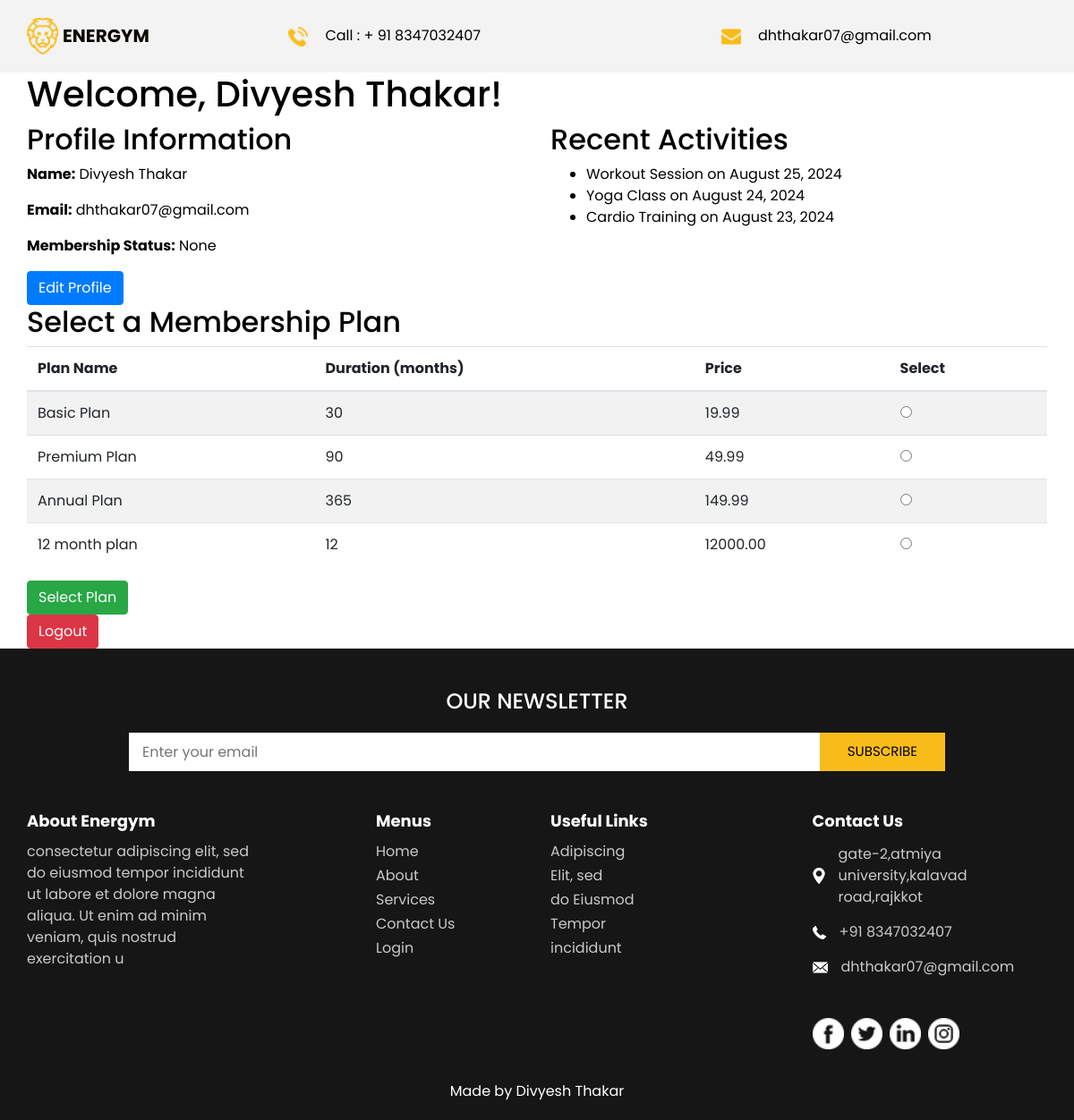
The page /GYM-2/dashboard.php (signed in) on the database its author committed.
### tables this page shows
CREATE TABLE `users` (
  `id` int(11) NOT NULL,
  `fullname` varchar(50) NOT NULL,
  `email` varchar(100) NOT NULL,
  `password` varchar(255) NOT NULL,
  `Address` int(50) NOT NULL,
  `role` enum('user','admin') DEFAULT 'user',
  `membership_plan_id` int(11) DEFAULT NULL
);

CREATE TABLE `memberships` (
  `id` int(11) NOT NULL,
  `plan_name` varchar(100) NOT NULL,
  `duration` int(11) NOT NULL,
  `price` decimal(10,2) NOT NULL,
  `created_at` timestamp NOT NULL DEFAULT current_timestamp()
);

### GYM-2/dashboard.php (the view, shortened to what this page needs)
<?php
include('db.php');
$user_id = $_SESSION['user_id'];
$query = "SELECT * FROM users WHERE id = $user_id";
$result = $conn->query($query);
if ($result->num_rows > 0) {
    $user = $result->fetch_assoc();
} else {
    echo "Error fetching user data.";
}
$plan_name = "None";
$plans_query = "SELECT * FROM memberships";
$plans_result = $conn->query($plans_query);
?>
<!DOCTYPE html>
<html lang="en">
<head>
    <link rel="stylesheet" type="text/css" href="css/bootstrap.css">
    <link rel="stylesheet" type="text/css" href="css/style.css">
  <link rel="stylesheet" type="text/css" href="css/bootstrap.css" />
<link href="css/style.css" rel="stylesheet" />
<link href="css/responsive.css" rel="stylesheet" />
</head>
<body>
<?php include("header.php"); ?>
    <div class="container">
        <h1>Welcome, <?php echo htmlspecialchars($user['fullname']); ?>!</h1>
        <div class="row">
            <div class="col-md-6">
                <h2>Profile Information</h2>
                <p><strong>Name:</strong> <?php echo htmlspecialchars($user['fullname']); ?></p>
                <p><strong>Email:</strong> <?php echo htmlspecialchars($user['email']); ?></p>
                <p><strong>Membership Status:</strong> <?php echo htmlspecialchars($plan_name); ?></p>
                <a href="edit-profile.php" class="btn btn-primary">Edit Profile</a>
            </div>
            <div class="col-md-6">
                <h2>Recent Activities</h2>
                <ul>
                    <li>Workout Session on August 25, 2024</li>
                    <li>Yoga Class on August 24, 2024</li>
                    <li>Cardio Training on August 23, 2024</li>
                </ul>
            </div>
        </div>
        <div class="row">
            <div class="col-md-12">
                <h2>Select a Membership Plan</h2>
                <form method="POST" action="select_plan.php">
                    <table class="table table-striped">
                        <thead>
                            <tr>
                                <th>Plan Name</th>
                                <th>Duration (months)</th>
                                <th>Price</th>
                                <th>Select</th>
                            </tr>
                        </thead>
                        <tbody>
                            <?php if ($plans_result->num_rows > 0): ?>
                                <?php while ($plan = $plans_result->fetch_assoc()): ?>
                                    <tr>
                                        <td><?php echo htmlspecialchars($plan['plan_name']); ?></td>
                                        <td><?php echo htmlspecialchars($plan['duration']); ?></td>
                                        <td><?php echo htmlspecialchars($plan['price']); ?></td>
                                        <td>
                                            <input type="radio" name="selected_plan" value="<?php echo $plan['id']; ?>" required>
                                        </td>
                                    </tr>
                                <?php endwhile; ?>
                            <?php else: ?>
                                <tr>
                                    <td colspan="4">No membership plans available.</td>
                                </tr>
                            <?php endif; ?>
                        </tbody>
                    </table>
                    <input type="submit" value="Select Plan" class="btn btn-success">
                </form>
            </div>
        </div>
        <div class="row">
            <div class="col-md-12">
                <a href="logout.php" class="btn btn-danger">Logout</a>
            </div>
        </div>
    </div>
<?php include("footer.php"); ?>
</body>
</html>

### GYM-2/header.php (shortened to what this page needs)
    <html>
        <head><meta charset="UTF-8">
    <link rel="stylesheet" type="text/css" href="../css/bootstrap.css">
    <link rel="stylesheet" type="text/css" href="../css/style.css">
  <link rel="stylesheet" type="text/css" href="css/bootstrap.css" />
<link href="../css/style.css" rel="stylesheet" />
<link href="../css/responsive.css" rel="stylesheet" /></head>
        <body>
    <header class="header_section">
      <div class="container">
        <nav class="navbar navbar-expand-lg custom_nav-container">
          <a class="navbar-brand"  href="index.php">
            <img src="images/logo.png" alt="" />
            <span>
              Energym
            </span>
          </a>
          <div class="contact_nav" id="">
            <ul class="navbar-nav ">
              <li class="nav-item">
                <a class="nav-link" href="service.php">
                  <img src="images/call.png" alt="" />
                  <span>Call : + 91 8347032407</span>
                </a>
              </li>
              <li class="nav-item">
                <a class="nav-link" href="service.php">
                  <img src="images/envelope.png" alt="" />
                  <span>dhthakar07@gmail.com</span>
                </a>
              </li>
            </ul>
          </div>
        </nav>
      </div>
    </header>
</body>
</html>

### GYM-2/footer.php (shortened to what this page needs)
 <html><head><meta charset="UTF-8">
    <link rel="stylesheet" type="text/css" href="../css/bootstrap.css">
    <link rel="stylesheet" type="text/css" href="../css/style.css">
  <link rel="stylesheet" type="text/css" href="css/bootstrap.css" />
<link href="../css/style.css" rel="stylesheet" />
<link href="../css/responsive.css" rel="stylesheet" /></head><body>
  <section class="info_section layout_padding2-top">
    <div class="container">
      <div class="info_form">
        <h4>
          Our Newsletter
        </h4>
        <form action="">
          <input type="text" placeholder="Enter your email">
          <div class="d-flex justify-content-end">
            <button>
              subscribe
            </button>
          </div>
        </form>
      </div>
    </div>
    <div class="container">
      <div class="row">
        <div class="col-md-3">
          <h6>
            About Energym
          </h6>
          <p>
            consectetur adipiscing elit, sed do eiusmod tempor incididunt ut labore et dolore magna aliqua. Ut enim ad
            minim veniam, quis nostrud exercitation u
          </p>
        </div>
        <div class="col-md-2 offset-md-1">
          <h6>
            Menus
          </h6>
          <ul>
            <li class=" active">
              <a class="" href="index.html">Home <span class="sr-only">(current)</span></a>
            </li>
            <li class="">
              <a class="" href="about.html">About </a>
            </li>
            <li class="">
              <a class="" href="service.html">Services </a>
            </li>
            <li class="">
              <a class="" href="#contactSection">Contact Us</a>
            </li>
            <li class="">
              <a class="" href="#">Login</a>
            </li>
          </ul>
        </div>
        <div class="col-md-3">
          <h6>
            Useful Links
          </h6>
          <ul>
            <li>
              <a href="">
                Adipiscing
              </a>
            </li>
            <li>
              <a href="">
                Elit, sed
              </a>
            </li>
            <li>
              <a href="">
                do Eiusmod
              </a>
            </li>
            <li>
              <a href="">
                Tempor
              </a>
            </li>
            <li>
              <a href="">
                incididunt
              </a>
            </li>
          </ul>
        </div>
        <div class="col-md-3">
          <h6>
            Contact Us
          </h6>
          <div class="info_link-box">
            <a href="">
              <img src="images/location-white.png" alt="">
              <span> gate-2,atmiya university,kalavad road,rajkkot</span>
            </a>
            <a href="">
              <img src="images/call-white.png" alt="">
              <span>+91 8347032407</span>
            </a>
            <a href="">
              <img src="images/mail-white.png" alt="">
              <span> dhthakar07@gmail.com</span>
            </a>
          </div>
          <div class="info_social">
            <div>
              <a href="">
                <img src="images/facebook-logo-button.png" alt="">
              </a>
            </div>
            <div>
              <a href="">
                <img src="images/twitter-logo-button.png" alt="">
              </a>
            </div>
            <div>
              <a href="">
                <img src="images/linkedin.png" alt="">
              </a>
            </div>
            <div>
              <a href="">
                <img src="images/instagram.png" alt="">
              </a>
            </div>
          </div>
        </div>
      </div>
    </div>
  </section>
  <section class="container-fluid footer_section ">
    <p>
         Made by Divyesh Thakar
    </p>
  </section>
</body></html>

### GYM-2/css/style.css (style rules this page uses)
body { font-family: "Poppins", sans-serif; color: #040000; background-color: #ffffff; }
.layout_padding2-top { padding-top: 45px; }
.header_section { background-color: #f4f3f3; }
.custom_nav-container .contact_nav { width: 95%; margin-right: auto; }
.custom_nav-container .contact_nav .nav-item { -webkit-box-flex: 1; -ms-flex: 1; flex: 1; }
.custom_nav-container .contact_nav .nav-item .nav-link { padding: 0px 25px; color: #000000; text-align: center; }
.custom_nav-container .contact_nav .nav-item .nav-link img { width: 22px; margin-right: 15px; }
a, a:hover, a:focus { text-decoration: none; }
.btn, .btn:focus { outline: none !important; -webkit-box-shadow: none; box-shadow: none; }
.navbar-brand { display: -webkit-box; display: -ms-flexbox; display: flex; -webkit-box-align: center; -ms-flex-align: center; align-items: center; }
.navbar-brand img { width: 35px; margin-right: 5px; }
.navbar-brand span { font-size: 20px; font-weight: bold; color: #0c0900; text-transform: uppercase; }
.custom_nav-container { z-index: 99999; padding: 15px 0; }
.info_section { background-color: #161616; color: #ffffff; }
.info_section h6 { font-weight: bold; }
.info_section .info_form { width: 80%; margin: 0 auto; margin-bottom: 45px; }
.info_section .info_form h4 { text-transform: uppercase; text-align: center; margin-bottom: 20px; }
.info_section .info_form form { display: -webkit-box; display: -ms-flexbox; display: flex; -webkit-box-align: center; -ms-flex-align: center; align-items: center; }
.info_section .info_form form input { background-color: #ffffff; border: none; width: calc(100% - 139px); outline: none; color: #000000; height: 42.4px; padding-left: 15px; }
.info_section .info_form form input ::placeholder { color: #ffffff; opacity: 0.2; }
.info_section .info_form form button { background-color: #f8bc1a; display: inline-block; padding: 9px 30px; background-color: #f8bc1a; border: 1px solid #f8bc1a; color: #000000; font-size: 15px; text-transform: uppercase; }
.info_section h6 { margin-bottom: 12px; font-size: 18px; }
.info_section p { color: #cbc9c9; }
.info_section ul { padding: 0; }
.info_section ul li { list-style-type: none; margin: 3px 0; }
.info_section ul li a { color: #cbc9c9; }
.info_section .info_link-box a { display: -webkit-box; display: -ms-flexbox; display: flex; -webkit-box-align: center; -ms-flex-align: center; align-items: center; margin: 15px 0; }
.info_section .info_link-box a img { margin-right: 15px; }
.info_section .info_link-box a span { color: #cbc9c9; }
.info_section .info_social { display: -webkit-box; display: -ms-flexbox; display: flex; margin: 45px auto 15px auto; }
.info_section .info_social img { width: 35px; margin-right: 8px; }
.footer_section { background-color: #161616; padding: 20px 0; }
.footer_section p { margin: 0; text-align: center; color: #ffffff; }

### GYM-2/css/responsive.css (style rules this page uses)
@media (min-width: 1200px) { .container { max-width: 1170px; } }

### rows shown on the page
users: fullname "Divyesh Thakar", email "dhthakar07@gmail.com"
memberships: plan_name "Basic Plan", duration "30", price "19.99"
memberships: plan_name "Premium Plan", duration "90", price "49.99"
memberships: plan_name "Annual Plan", duration "365", price "149.99"
memberships: plan_name "12 month plan", duration "12", price "12000.00"

### other values the page prints
$plan_name "None"
